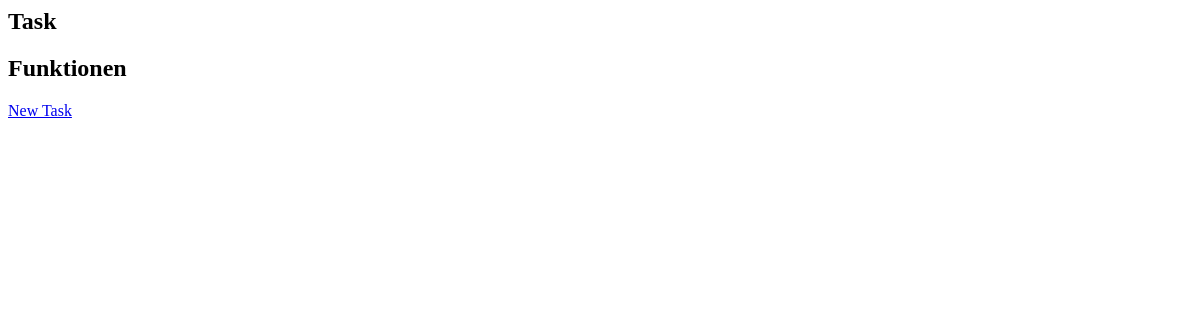
The page /actuallTask/ (signed in) on the database as committed earlier.
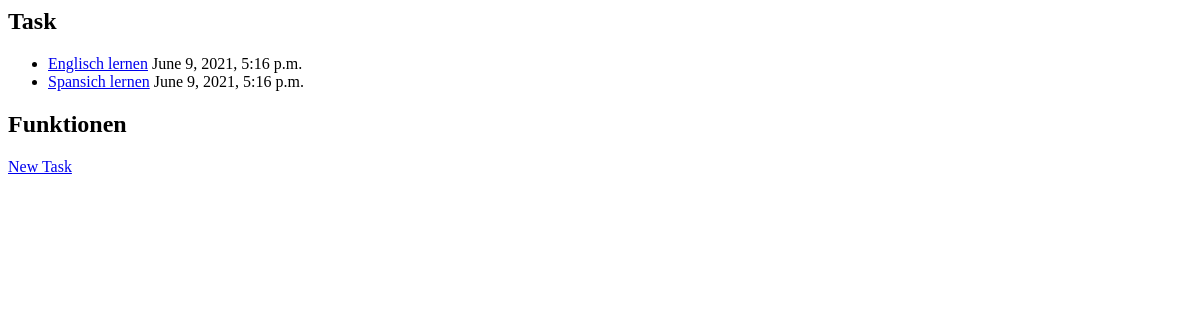
The same page on the database as committed later.
### habits_trainer/models/task.py (models this page shows, shortened)
class Task(models.Model):
    name = models.CharField(max_length=50)
    targetInterval = models.DurationField(blank=True, default=timedelta(days=7))
    user = models.ForeignKey(User, on_delete=models.CASCADE)
    nextDoDate = models.DateTimeField(blank=True, null=True)
    meanInterval = models.DurationField(blank=True, null=True, default=timedelta(days=7))
    def get_absolute_url(self):
        return reverse('habits_trainer:task_details', args=[self.pk])

### habits_trainer/views.py (the view)
# urls.py: path('actuallTask/', login_required(views.ActuallTaskView.as_view()), name='actuallTask'),
class ActuallTaskView(UserView):
    model = Task
    template_name = "habits_trainer/task_list.html"
    def get_queryset(self):
        return super().get_queryset().order_by('nextDoDate').filter(nextDoDate__lte=datetime.now())

### habits_trainer/views.py (called while the page is built)
    def get_queryset(self):
        return super().get_queryset().filter(user=self.request.user)

### templates/habits_trainer/task_list.html (shortened to what this page needs)
<h2>Task</h2>
<ul>
    {% for object in object_list %}
        <li><a href="{{ object.get_absolute_url }}">{{ object.name }}</a> {{ object.nextDoDate }}</li>
    {% endfor %}
</ul>
<h2>Funktionen</h2>
<a href="{% url  'habits_trainer:task_add' %}">New Task</a>

Rows that differ between the two databases and show on the page:
added Task: name "Englisch lernen", nextDoDate "June 9, 2021, 5:16 p.m."
added Task: name "Spansich lernen", nextDoDate "June 9, 2021, 5:16 p.m."
